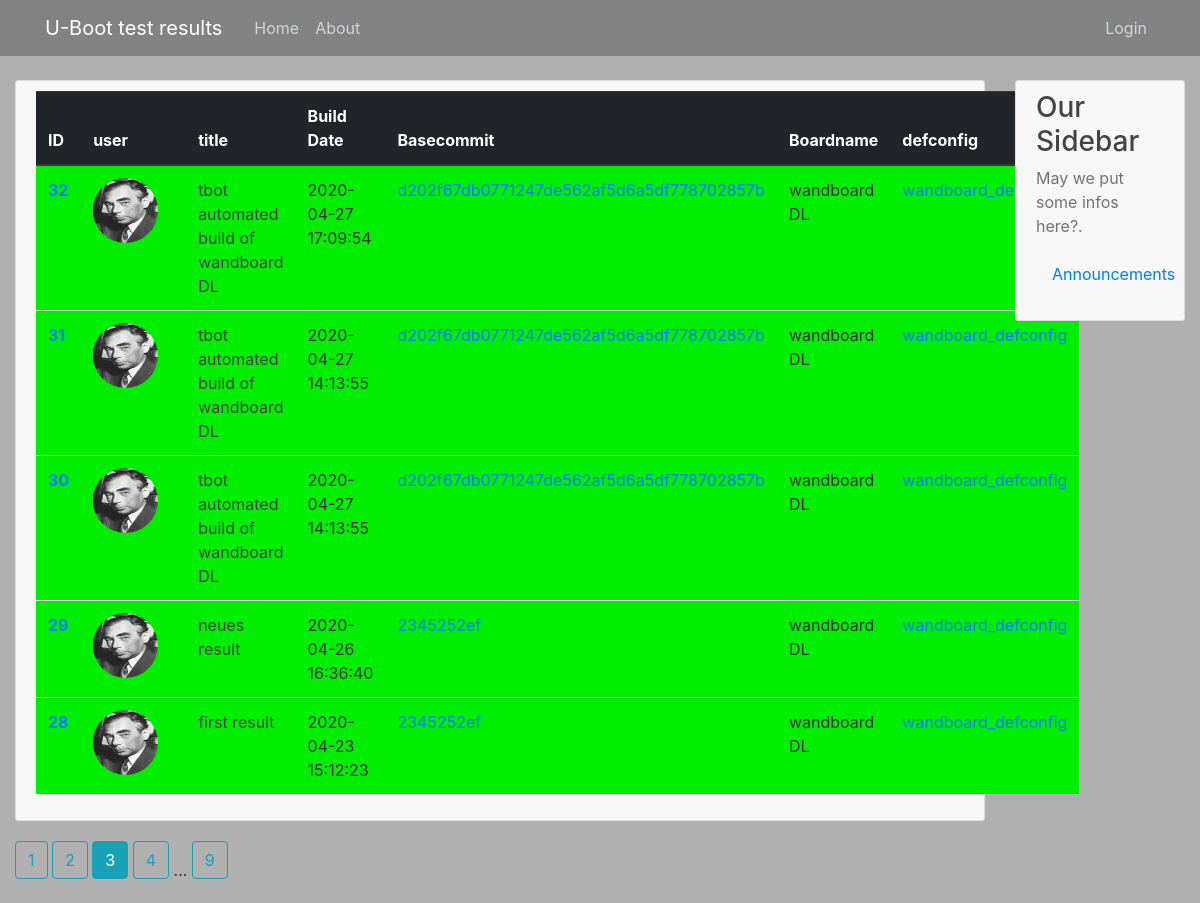
Screenshot of /home?page=3 with the database file from the repository.
### ubtres/models.py (models this page shows, shortened)
class Result(db.Model):
    id = db.Column(db.Integer, primary_key=True)
    title = db.Column(db.String(100), nullable=False)
    build_date = db.Column(db.DateTime, nullable=False)
    arch = db.Column(db.String(20), nullable=False)
    cpu = db.Column(db.String(20), nullable=True)
    soc = db.Column(db.String(20), nullable=False)
    toolchain = db.Column(db.String(100), nullable=False)
    basecommit = db.Column(db.String(40), nullable=False)
    boardname = db.Column(db.String(100), nullable=True, default="unknown")
    defconfig = db.Column(db.String(40), nullable=False)
    splsize = db.Column(db.Integer, nullable=True)
    ubsize = db.Column(db.Integer, nullable=True)
    success = db.Column(db.Boolean(), default=True)
    content = db.Column(db.Text, nullable=False)
    date_posted = db.Column(db.DateTime, nullable=False, default=datetime.utcnow)
    user_id = db.Column(db.Integer, db.ForeignKey('user.id'), nullable=False)

class User(db.Model, UserMixin):
    id = db.Column(db.Integer, primary_key=True)
    username = db.Column(db.String(20), unique=True, nullable=False)
    isadmin = db.Column(db.Boolean(), default=False)
    email = db.Column(db.String(120), unique=True, nullable=False)
    about = db.Column(db.String(120), nullable=False, default="--")
    image_file = db.Column(db.String(20), nullable=False, default='default.jpg')
    password = db.Column(db.String(60), nullable=False)
    results = db.relationship('Result', backref='author', lazy=True)
    token = db.Column(db.String(32), index=True, unique=True)
    token_expiration = db.Column(db.DateTime)

### ubtres/main/routes.py (the view)
@main.route("/")
@main.route("/home")
def home():
    page = request.args.get('page', 1, type=int)
    results = Result.query.order_by(Result.date_posted.desc()).paginate(page=page, per_page=5)
    return render_template('home.html', results=results)

### ubtres/templates/home.html
{% extends "layout.html" %}
{% block content %}
        <result class="media content-section">
          <div class="media-body">
            <table class="table">
              <thead class=thead-dark>
                <tr>
                  <th scope="col">ID</th>
                  <th scope="col">user</th>
                  <th scope="col">title</th>
                  <th scope="col">Build Date</th>
                  <th scope="col">Basecommit</th>
                  <th scope="col">Boardname</th>
                  <th scope="col">defconfig</th>
                </tr>
              </thead>
              <tbody>
                {% for result in results.items %}
                  {% if result.success %}
                    <tr class="result-success">
                  {% else %}
                    <tr class="result-failure">
                  {% endif %}
                      <th scope="row"> <a href="{{ url_for('results.result', result_id=result.id) }}"> {{ result.id }}</a></th>
                      <td class="result-title"> <a href="{{ url_for('users.user_results', username=result.author.username) }}"> <img class="rounded-circle result-img" src="{{ url_for('static', filename='profile_pics/' + result.author.image_file) }}"> </a></img> </td>
                      <td class="result-title"> {{ result.title }}</td>
                      <td class="result-build_date"> {{ result.build_date }}</td>
		      <td class="result-basecommit"> <a href="https://gitlab.denx.de/u-boot/u-boot/-/commit/{{ result.basecommit }}">{{ result.basecommit }}</td>
                      <td class="result-boardname"> {{ result.boardname }}</td>
                      <td class="result-defconfig"><a href="https://gitlab.denx.de/u-boot/u-boot/-/blob/{{ result.basecommit }}/configs/{{ result.defconfig }}">{{ result.defconfig }}</td>
                    </tr>
                  {% endfor %}
              </tbody>
            </table>
          </div>
        </result>
    {% for page_num in results.iter_pages(left_edge=1, right_edge=1, left_current=1, right_current=2) %}
      {% if page_num %}
        {% if results.page == page_num %}
          <a class="btn btn-info mb-4" href="{{ url_for('main.home', page=page_num) }}">{{ page_num }}</a>
        {% else %}
          <a class="btn btn-outline-info mb-4" href="{{ url_for('main.home', page=page_num) }}">{{ page_num }}</a>
        {% endif %}
      {% else %}
        ...
      {% endif %}
    {% endfor %}
{% endblock content %}

### ubtres/static/main.css (style rules this page uses)
body { background: #B0B0B0; color: #333333; margin-top: 5rem; }
.content-section { background: #F7F7F7; padding: 10px 20px; border: 1px solid #dddddd; border-radius: 3px; margin-bottom: 20px; }
.result-success { background: #00EE00; }
.result-title { color: #444444; }
.result-img { height: 65px; width: 65px; margin-right: 16px; }

### rows the page displays
Result: id "32", image_file (picture), title "tbot automated build of wandboard DL", build_date "2020-04-27 17:09:54", basecommit "d202f67db0771247de562af5d6a5df778702857b", boardname "wandboard DL", defconfig "wandboard_defconfig"
Result: id "31", image_file (picture), title "tbot automated build of wandboard DL", build_date "2020-04-27 14:13:55", basecommit "d202f67db0771247de562af5d6a5df778702857b", boardname "wandboard DL", defconfig "wandboard_defconfig"
Result: id "30", image_file (picture), title "tbot automated build of wandboard DL", build_date "2020-04-27 14:13:55", basecommit "d202f67db0771247de562af5d6a5df778702857b", boardname "wandboard DL", defconfig "wandboard_defconfig"
Result: id "29", image_file (picture), title "neues result", build_date "2020-04-26 16:36:40", basecommit "2345252ef", boardname "wandboard DL", defconfig "wandboard_defconfig"
Result: id "28", image_file (picture), title "first result", build_date "2020-04-23 15:12:23", basecommit "2345252ef", boardname "wandboard DL", defconfig "wandboard_defconfig"

### other values shown
{{ page_num }} "1" "2" "4" "9"
{{ page_num }} "3"
